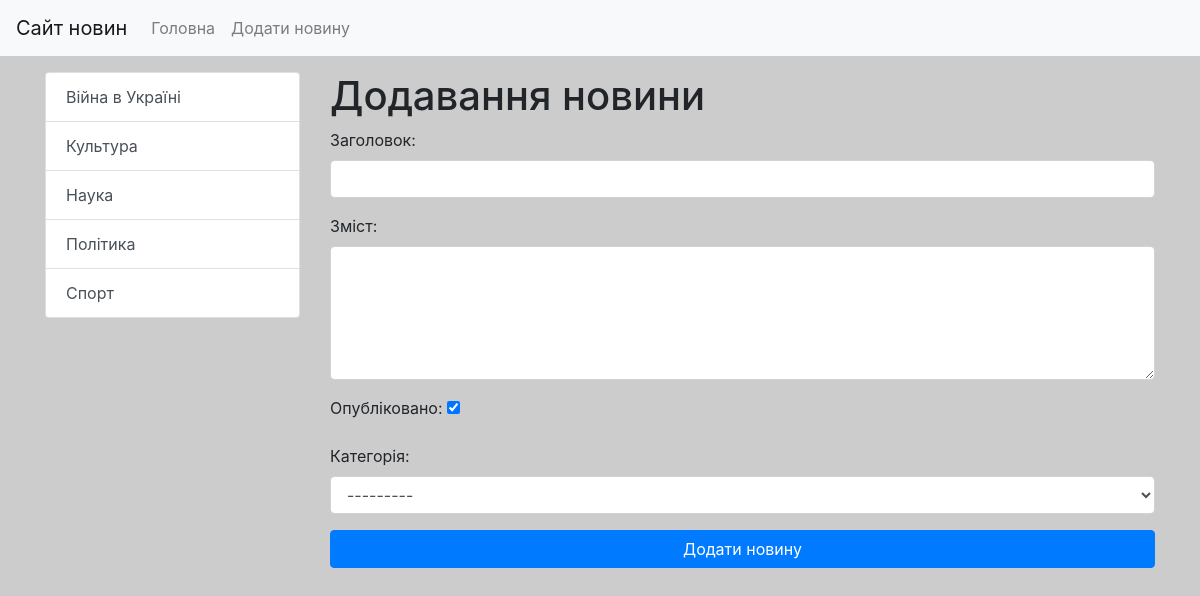
The app's page /news/add-news/ with its own data.
### news/models.py (models this page shows)
class Category(models.Model):
    title = models.CharField(max_length=150, db_index=True, verbose_name='Назва категорії')
    def get_absolute_url(self):
        return reverse('category', kwargs={'category_id': self.pk})
    def __str__(self):
        return self.title
    class Meta:
        verbose_name = 'Категорія'
        verbose_name_plural = 'Категорії'
        ordering = ['title']

### news/views.py (the view)
# urls.py: path('news/add-news/', add_news, name='add_news')
def add_news(request):
    if request.method == 'POST':
        form = NewsForm(request.POST)
        if form.is_valid():
            news = form.save()
            return redirect(news)
    else:
        form = NewsForm()
    return render(request, 'news/add_news.html', {'form': form})

### news/forms.py (shortened to what this page needs)
class NewsForm(forms.ModelForm):
    class Meta:
        model = News
        fields = ['title', 'content', 'is_published', 'category']
        widgets = {
            'title': forms.TextInput(attrs={'class': 'form-control'}),
            'content': forms.Textarea(attrs={'class': 'form-control', 'rows': 5}),
            'category': forms.Select(attrs={'class': 'form-control'})
        }

### news/templatetags/news_tags.py (called while the page is built)
@register.inclusion_tag('news/list_categories.html')
def show_categories():
    categories = Category.objects.all()
    return {'categories': categories}

### news/templates/news/add_news.html (shortened to what this page needs)
{% extends 'base.html' %}
{% block sidebar %}
{% include 'inc/_sidebar.html' %}
{% endblock %}
{% block content %}
<h1>Додавання новини</h1>
<form action="{% url 'add_news' %}" method="post">
    {{ form.as_p }}
    <button type="submit" class="btn btn-primary btn-block">Додати новину</button>
</form>
{% endblock %}

### news/templates/news/list_categories.html
<div class="list-group">
    {% for item in categories %}
    <a href="{{ item.get_absolute_url }}" class="list-group-item list-group-item-action">{{ item.title }}</a>
    {% endfor %}
</div>

### july_project/static/css/style.css (style rules this page uses)
body { background-color: #ccc; }

### records on screen
Category: title "Війна в Україні"
Category: title "Культура"
Category: title "Наука"
Category: title "Політика"
Category: title "Спорт"
